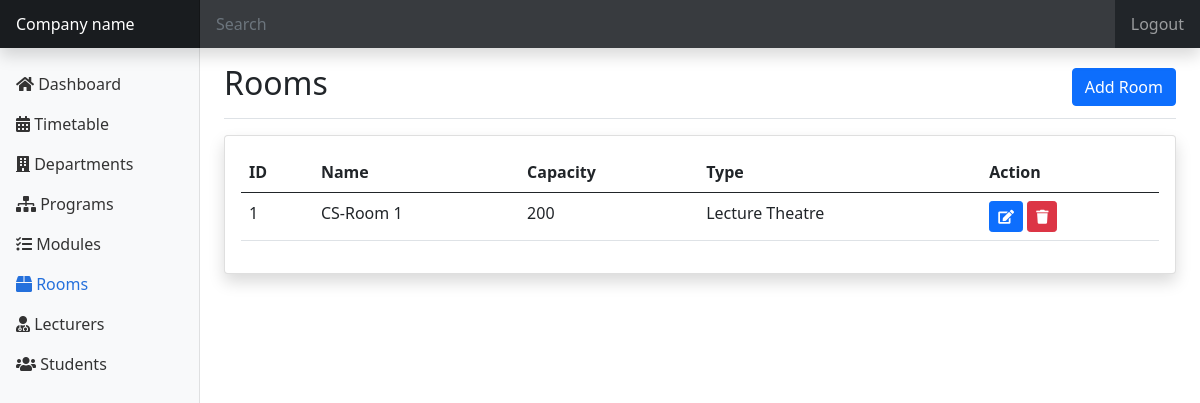
Screenshot of /rooms.php (signed in) with the database file from the repository.
### tables this page shows
CREATE TABLE `rooms` (
  `room_id` int NOT NULL,
  `room_name` varchar(100) NOT NULL,
  `capacity` int DEFAULT NULL,
  `room_type` enum('Lecture Theatre','Lab') NOT NULL
);

### functions.php (called while the page is built, shortened)
<?php
include 'db_conn.php';
function getAllRooms()
{
    global $conn;
    $sql = "SELECT * FROM rooms";
    $result = $conn->query($sql);
    $rooms = [];
    if ($result->num_rows > 0) {
        while ($row = $result->fetch_assoc()) {
            $rooms[] = $row;
        }
    }
    return $rooms;
}

### rooms.php (the view, shortened to what this page needs)
<?php
require 'functions.php';
?>
<!doctype html>
<html lang="en">
    <head>
        <link href="./assets/css/bootstrap.min.css" rel="stylesheet">
        <link rel="stylesheet" href="./assets/fontawesome/css/all.css">
        <link href="./assets/css/style.css" rel="stylesheet">
    </head>
    <body>
        <?php include 'header.php'; ?>
        <div class="container-fluid">
            <div class="row">
                <?php include 'sidebar.php'; ?>
                <main class="col-md-9 ms-sm-auto col-lg-10 px-md-4">
                    <div
                        class="d-flex justify-content-between flex-wrap flex-md-nowrap align-items-center pt-3 pb-2 mb-3 border-bottom">
                        <h1 class="h2">Rooms</h1>
                        <button type="button" class="btn btn-primary" data-bs-toggle="modal"
                            data-bs-target="#addRoomModal"> Add Room </button>
                    </div>
                    <div class="card shadow">
                        <div class="card-body">
                            <table class="table">
                                <thead>
                                    <tr>
                                        <th>ID</th>
                                        <th>Name</th>
                                        <th>Capacity</th>
                                        <th>Type</th>
                                        <th>Action</th>
                                    </tr>
                                </thead>
                                <tbody>
                                    <?php
                                    $rooms = getAllRooms();
                                    if ($rooms) {
                                        foreach ($rooms as $room) {
                                            echo "<tr>";
                                            echo "<td>" . $room['room_id'] . "</td>";
                                            echo "<td>" . $room['room_name'] . "</td>";
                                            echo "<td>" . $room['capacity'] . "</td>";
                                            echo "<td>" . $room['room_type'] . "</td>";
                                            echo "<td>
                                            <a href='edit_room.php?id=" . $room['room_id'] . "' class='btn btn-primary btn-sm'><i class='fa fa-edit'></i></a>
                                            <a onclick='return confirm(\"Do you really want to delete?\")' href='?delete=" . $room['room_id'] . "' class='btn btn-danger btn-sm'><i class='fa fa-trash'></i></a>
                                        </td>";
                                            echo "</tr>";
                                        }
                                    } else {
                                        echo "<tr><td colspan='5'>No rooms found</td></tr>";
                                    }
                                    ?>
                                </tbody>
                            </table>
                        </div>
                    </div>
                </main>
            </div>
        </div>
    </body>
</html>

### assets/css/style.css (style rules this page uses)
html, .login-page { height: 100%; }

### rows the page displays
rooms: room_id "1", room_name "CS-Room 1", capacity "200", room_type "Lecture Theatre"
